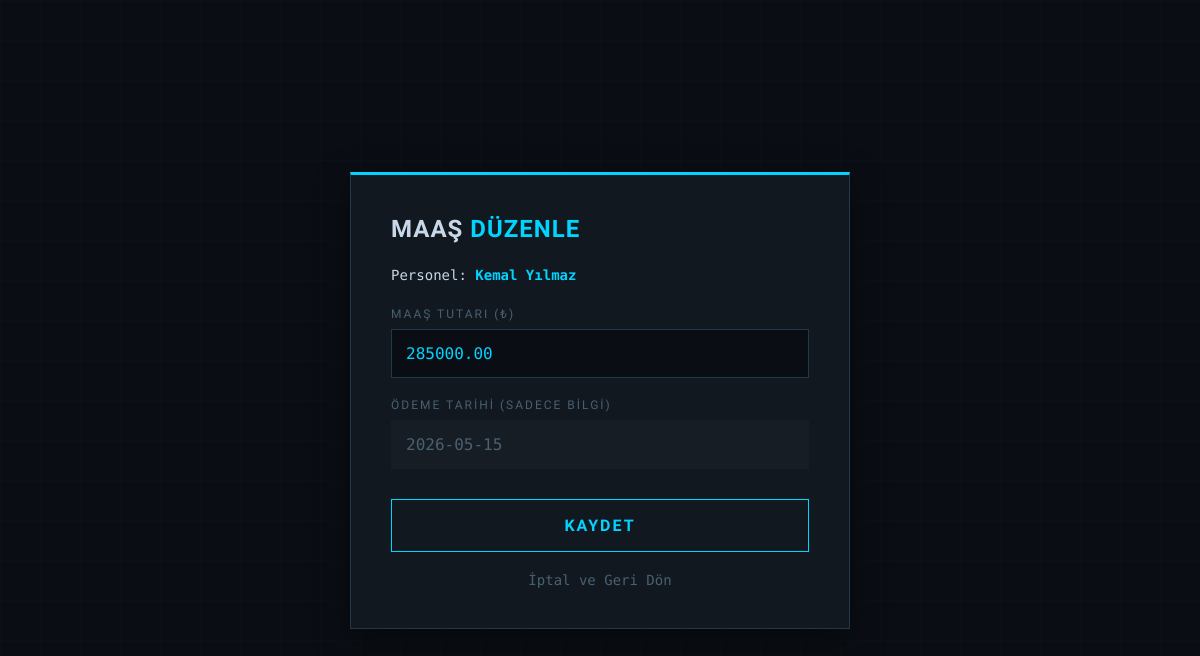
The app's page /salary_edit.php?id=5001 (signed in) with its own data.
### tables this page shows
CREATE TABLE salary_ (
    id          INT PRIMARY KEY,
    amount      DECIMAL(10,2) NOT NULL DEFAULT 0,
    pymnt_date  DATE NOT NULL DEFAULT (CURRENT_DATE),
    psnl_id     INT NOT NULL,
    CONSTRAINT fk_sal_per_ FOREIGN KEY (psnl_id) REFERENCES personnel_(id)
);

CREATE TABLE personnel_ (
    id          INT PRIMARY KEY,
    f_name      VARCHAR(50) NOT NULL,
    l_name      VARCHAR(50) NOT NULL,
    hire_date   DATE NOT NULL DEFAULT (CURRENT_DATE),
    email       VARCHAR(100) NOT NULL UNIQUE,
    password    VARCHAR(255) NOT NULL,
    mnthly_hrs  SMALLINT NOT NULL DEFAULT 0,
    dept_id     INT NOT NULL,
    mgr_id      INT,
    mngr_id     INT,
    staff_id    INT,
    other_id    INT,
    CONSTRAINT fk_per_dept_  FOREIGN KEY (dept_id)    REFERENCES departments_(id),
    CONSTRAINT fk_per_self_  FOREIGN KEY (mgr_id)     REFERENCES personnel_(id),
    CONSTRAINT fk_per_mng_   FOREIGN KEY (mngr_id)    REFERENCES manager_(id),
    CONSTRAINT fk_per_tch_   FOREIGN KEY (staff_id)   REFERENCES technical_staff_(id),
    CONSTRAINT fk_per_oth_   FOREIGN KEY (other_id)   REFERENCES other_(id)
);

### salary_edit.php (the view, shortened to what this page needs)
<?php
require_once 'includes/db.php';
$id = $_GET['id'] ?? null;
$stmt = $conn->prepare("SELECT s.*, p.f_name, p.l_name FROM salary_ s JOIN personnel_ p ON s.psnl_id = p.id WHERE s.id = ?");
$stmt->bind_param('i', $id);
$stmt->execute();
$result = $stmt->get_result();
$salary = $result->fetch_assoc();
?>
<!DOCTYPE html>
<html lang="tr">
<head>
</head>
<body>
<div class="form-container">
  <h2>Maaş <span>Düzenle</span></h2>
  <div style="font-family:'Share Tech Mono',monospace;font-size:14px;margin-bottom:24px;color:var(--text)">
    Personel: <strong style="color:var(--accent)"><?= htmlspecialchars($salary['f_name'] . ' ' . $salary['l_name']) ?></strong>
  </div>
  <form method="POST">
    <div class="field">
      <label>Maaş Tutarı (₺)</label>
      <input type="number" step="0.01" name="amount" value="<?= htmlspecialchars($salary['amount']) ?>" required>
    </div>
    <div class="field">
      <label>Ödeme Tarihi (Sadece Bilgi)</label>
      <input type="text" value="<?= htmlspecialchars($salary['pymnt_date']) ?>" disabled style="color:var(--muted);border-color:transparent;background:rgba(255,255,255,0.02)">
    </div>
    <button type="submit">KAYDET</button>
    <a href="salary.php" class="back-link">İptal ve Geri Dön</a>
  </form>
</div>
</body>
</html>

### salary_edit.php (style rules this page uses)
:root { --bg:#0a0e14;--panel:#111820;--border:#1e3a4a;--accent:#00d4ff;--text:#c8d8e8;--muted:#4a6070; }
* { box-sizing:border-box;margin:0;padding:0; }
body { background:var(--bg);font-family:'Rajdhani',sans-serif;color:var(--text);padding:40px;min-height:100vh;display:flex;align-items:center;justify-content:center; }
body::before { content:'';position:fixed;inset:0;background-image:linear-gradient(rgba(0,212,255,0.02) 1px,transparent 1px),linear-gradient(90deg,rgba(0,212,255,0.02) 1px,transparent 1px);background-size:40px 40px;pointer-events:none; }
.form-container { background:var(--panel);border:1px solid var(--border);border-top:3px solid var(--accent);padding:40px;width:100%;max-width:500px;position:relative;z-index:1;box-shadow:0 10px 30px rgba(0,0,0,0.5); }
h2 { font-size:24px;margin-bottom:24px;letter-spacing:1px;text-transform:uppercase; }
h2 span { color:var(--accent); }
.field { margin-bottom:20px; }
label { display:block;font-size:12px;letter-spacing:2px;color:var(--muted);margin-bottom:8px;text-transform:uppercase; }
input { width:100%;padding:14px;background:var(--bg);border:1px solid var(--border);color:var(--accent);font-size:16px;font-family:'Share Tech Mono',monospace;transition:border-color .2s; }
button { width:100%;padding:16px;background:transparent;border:1px solid var(--accent);color:var(--accent);font-weight:700;font-size:16px;letter-spacing:2px;cursor:pointer;font-family:'Rajdhani',sans-serif;text-transform:uppercase;transition:all .2s;margin-top:10px; }
.back-link { display:block;text-align:center;margin-top:20px;color:var(--muted);text-decoration:none;font-size:14px;font-family:'Share Tech Mono',monospace;transition:color .2s; }

### records on screen
salary_: psnl.l_name "Kemal Yılmaz", amount "285000.00", pymnt_date "2026-05-15"
